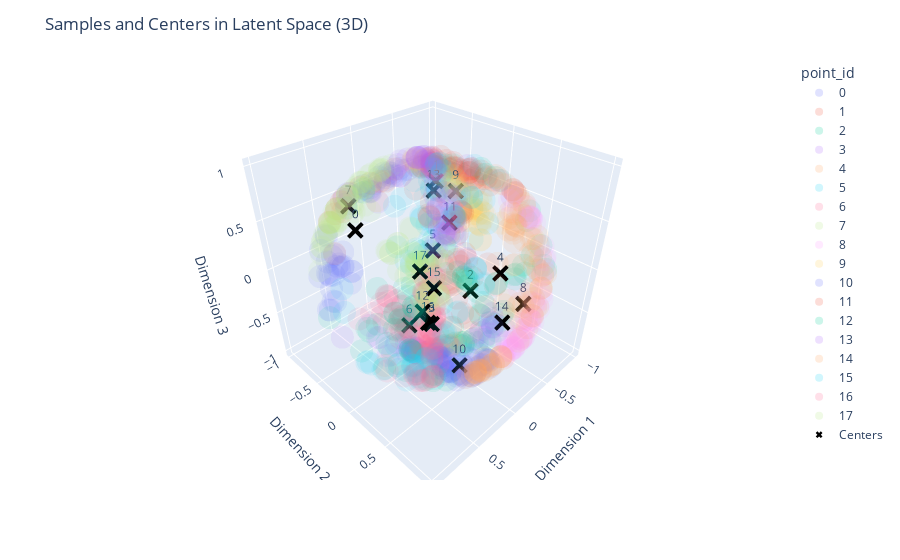

Notebook code for this chart:
### Code cell
plot_Z_samples_3D(samples_Z[:50])
